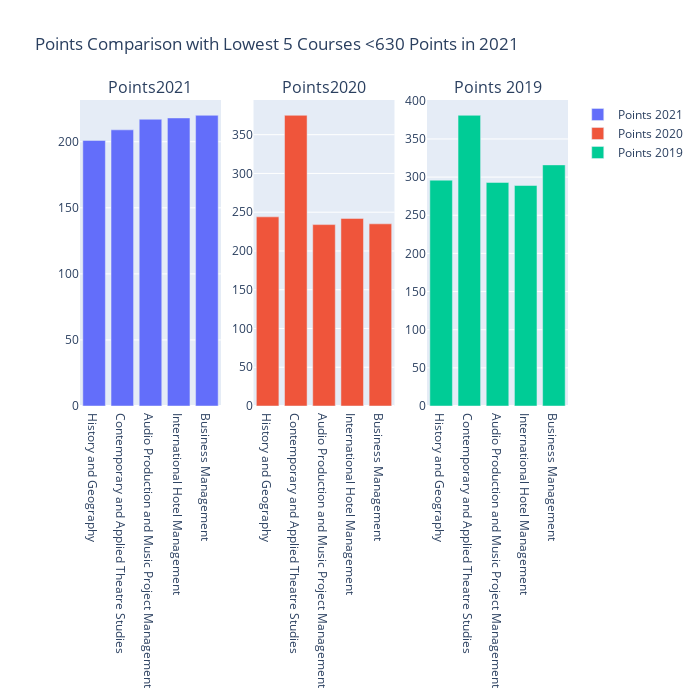

Notebook cell for this chart:
### Code cell
fig = make_subplots(rows=1,cols=3, subplot_titles = ('Points2021', 'Points2020', 'Points 2019'))
fig.add_trace(go.Bar(x=d['title'], y=d['points_r1_2021'], name = 'Points 2021'), row=1, col=1)
fig.add_trace(go.Bar(x=d['title'], y=d['points_r1_2020'], name = 'Points 2020'), row=1, col=2)
fig.add_trace(go.Bar(x=d['title'], y=d['points_r1_2019'], name = 'Points 2019'), row=1, col=3)

fig.update_layout(height=700, width=700,
                  title_text="Points Comparison with Lowest 5 Courses <630 Points in 2021")

fig.show()

### Figure 1 — Plotly figure (JSON) as saved in the notebook; plotly's stock layout.template omitted (floating-point values rounded to 4 significant figures)
{"data": [{"name": "Points 2021", "type": "bar", "x": ["History and Geography", "Contemporary and Applied Theatre Studies", "Audio Production and Music Project Management", "International Hotel Management", "Business Management"], "xaxis": "x", "y": [201, 209, 217, 218, 220], "yaxis": "y"}, {"name": "Points 2020", "type": "bar", "x": ["History and Geography", "Contemporary and Applied Theatre Studies", "Audio Production and Music Project Management", "International Hotel Management", "Business Management"], "xaxis": "x2", "y": [244, 375, 234, 242, 235], "yaxis": "y2"}, {"name": "Points 2019", "type": "bar", "x": ["History and Geography", "Contemporary and Applied Theatre Studies", "Audio Production and Music Project Management", "International Hotel Management", "Business Management"], "xaxis": "x3", "y": [296, 381, 293, 289, 316], "yaxis": "y3"}], "layout": {"annotations": [{"font": {"size": 16}, "showarrow": false, "text": "Points2021", "x": 0.1444, "xanchor": "center", "xref": "paper", "y": 1, "yanchor": "bottom", "yref": "paper"}, {"font": {"size": 16}, "showarrow": false, "text": "Points2020", "x": 0.5, "xanchor": "center", "xref": "paper", "y": 1, "yanchor": "bottom", "yref": "paper"}, {"font": {"size": 16}, "showarrow": false, "text": "Points 2019", "x": 0.8556, "xanchor": "center", "xref": "paper", "y": 1, "yanchor": "bottom", "yref": "paper"}], "height": 700, "title": {"text": "Points Comparison with Lowest 5 Courses <630 Points in 2021"}, "width": 700, "xaxis": {"anchor": "y", "autorange": true, "domain": [0, 0.2889], "range": [-0.5, 4.5], "type": "category"}, "xaxis2": {"anchor": "y2", "autorange": true, "domain": [0.3556, 0.6444], "range": [-0.5, 4.5], "type": "category"}, "xaxis3": {"anchor": "y3", "autorange": true, "domain": [0.7111, 1], "range": [-0.5, 4.5], "type": "category"}, "yaxis": {"anchor": "x", "autorange": true, "domain": [0, 1], "range": [0, 231.6], "type": "linear"}, "yaxis2": {"anchor": "x2", "autorange": true, "domain": [0, 1], "range": [0, 394.7], "type": "linear"}, "yaxis3": {"anchor": "x3", "autorange": true, "domain": [0, 1], "range": [0, 401.1], "type": "linear"}}}
